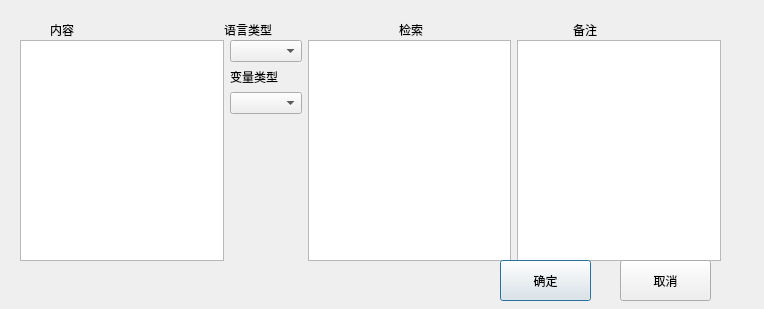
<?xml version="1.0" encoding="UTF-8"?>
<ui version="4.0">
 <class>Dialog</class>
 <widget class="QDialog" name="Dialog">
  <property name="geometry">
   <rect>
    <x>0</x>
    <y>0</y>
    <width>764</width>
    <height>309</height>
   </rect>
  </property>
  <property name="windowTitle">
   <string>Dialog</string>
  </property>
  <widget class="QWidget" name="horizontalLayoutWidget">
   <property name="geometry">
    <rect>
     <x>50</x>
     <y>-10</y>
     <width>691</width>
     <height>80</height>
    </rect>
   </property>
   <layout class="QHBoxLayout" name="horizontalLayout">
    <item>
     <widget class="QLabel" name="label">
      <property name="text">
       <string>内容</string>
      </property>
     </widget>
    </item>
    <item>
     <widget class="QLabel" name="label_2">
      <property name="text">
       <string>语言类型</string>
      </property>
     </widget>
    </item>
    <item>
     <widget class="QLabel" name="label_3">
      <property name="text">
       <string>检索</string>
      </property>
     </widget>
    </item>
    <item>
     <widget class="QLabel" name="label_4">
      <property name="text">
       <string>备注</string>
      </property>
     </widget>
    </item>
   </layout>
  </widget>
  <widget class="QWidget" name="horizontalLayoutWidget_2">
   <property name="geometry">
    <rect>
     <x>20</x>
     <y>40</y>
     <width>701</width>
     <height>221</height>
    </rect>
   </property>
   <layout class="QHBoxLayout" name="horizontalLayout_2">
    <item>
     <widget class="QTextEdit" name="content_textEdit_dia"/>
    </item>
    <item>
     <layout class="QVBoxLayout" name="verticalLayout">
      <item>
       <widget class="QComboBox" name="langtype_comboBox"/>
      </item>
      <item>
       <widget class="QLabel" name="label_5">
        <property name="text">
         <string>变量类型</string>
        </property>
       </widget>
      </item>
      <item>
       <widget class="QComboBox" name="comboBox_vartype"/>
      </item>
      <item>
       <spacer name="verticalSpacer_2">
        <property name="orientation">
         <enum>Qt::Vertical</enum>
        </property>
        <property name="sizeHint" stdset="0">
         <size>
          <width>20</width>
          <height>40</height>
         </size>
        </property>
       </spacer>
      </item>
     </layout>
    </item>
    <item>
     <widget class="QTextEdit" name="index_textEdit_dia"/>
    </item>
    <item>
     <widget class="QTextEdit" name="note_textEdit_dia"/>
    </item>
   </layout>
  </widget>
  <widget class="QPushButton" name="ok_btn_dia">
   <property name="geometry">
    <rect>
     <x>500</x>
     <y>260</y>
     <width>91</width>
     <height>41</height>
    </rect>
   </property>
   <property name="text">
    <string>确定</string>
   </property>
  </widget>
  <widget class="QPushButton" name="cancel_btn_dia">
   <property name="geometry">
    <rect>
     <x>620</x>
     <y>260</y>
     <width>91</width>
     <height>41</height>
    </rect>
   </property>
   <property name="text">
    <string>取消</string>
   </property>
  </widget>
 </widget>
 <resources/>
 <connections/>
</ui>
